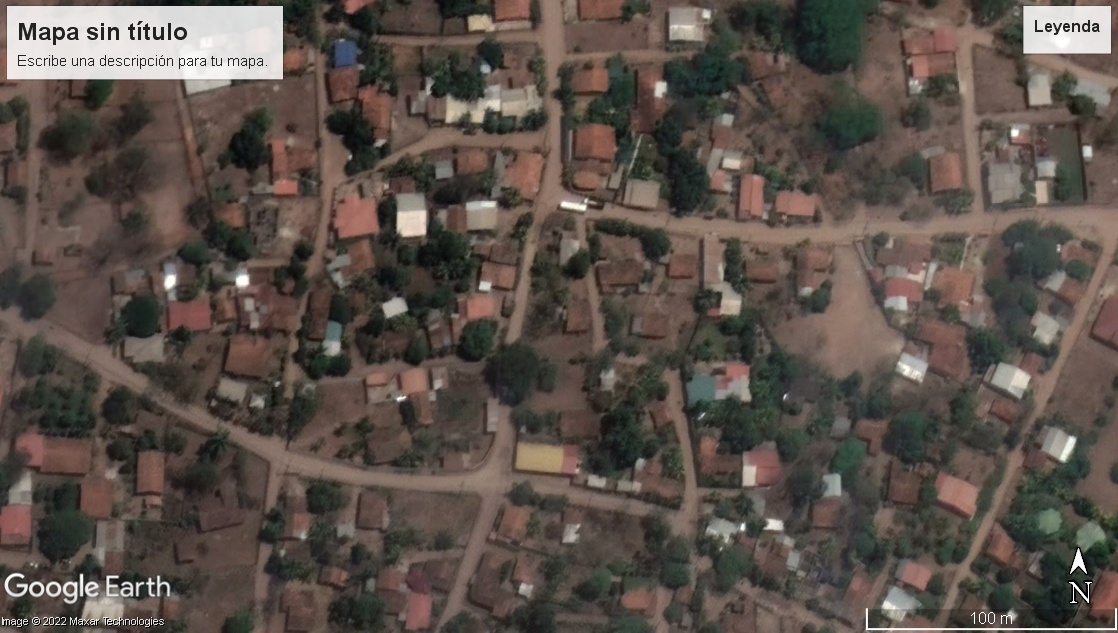
#> input picture Images/Laconce01.jpg, 1118 x 633 px, found by its file name
$ python plot_local_equalize.py
#> lines starting #> are read from the running program, lines starting #| are printed output that depends on the picture
"""
============================
Local Histogram Equalization
============================

This example enhances an image with low contrast, using a method called *local
histogram equalization*, which spreads out the most frequent intensity values
in an image.

The equalized image [1]_ has a roughly linear cumulative distribution function
for each pixel neighborhood.

The local version [2]_ of the histogram equalization emphasized every local
graylevel variations.

These algorithms can be used on both 2D and 3D images.

References
----------
.. [1] https://en.wikipedia.org/wiki/Histogram_equalization
.. [2] https://en.wikipedia.org/wiki/Adaptive_histogram_equalization

"""
import numpy as np
import matplotlib
import matplotlib.pyplot as plt

from skimage import io
from skimage import data
from skimage.util.dtype import dtype_range
from skimage.util import img_as_ubyte
from skimage import exposure
from skimage.morphology import disk
from skimage.morphology import ball
from skimage.filters import rank


matplotlib.rcParams['font.size'] = 9


def plot_img_and_hist(image, axes, bins=256):
    """Plot an image along with its histogram and cumulative histogram.

    """
    ax_img, ax_hist = axes
    ax_cdf = ax_hist.twinx()

    # Display image
    ax_img.imshow(image, cmap=plt.cm.gray)
    ax_img.set_axis_off()

    # Display histogram
    ax_hist.hist(image.ravel(), bins=bins)
    ax_hist.ticklabel_format(axis='y', style='scientific', scilimits=(0, 0))
    ax_hist.set_xlabel('Pixel intensity')

    xmin, xmax = dtype_range[image.dtype.type]
    ax_hist.set_xlim(xmin, xmax)

    # Display cumulative distribution
    img_cdf, bins = exposure.cumulative_distribution(image, bins)
    ax_cdf.plot(bins, img_cdf, 'r')

    return ax_img, ax_hist, ax_cdf


# Load an example image
img = io.imread("Images/Laconce01.jpg", as_gray=True)
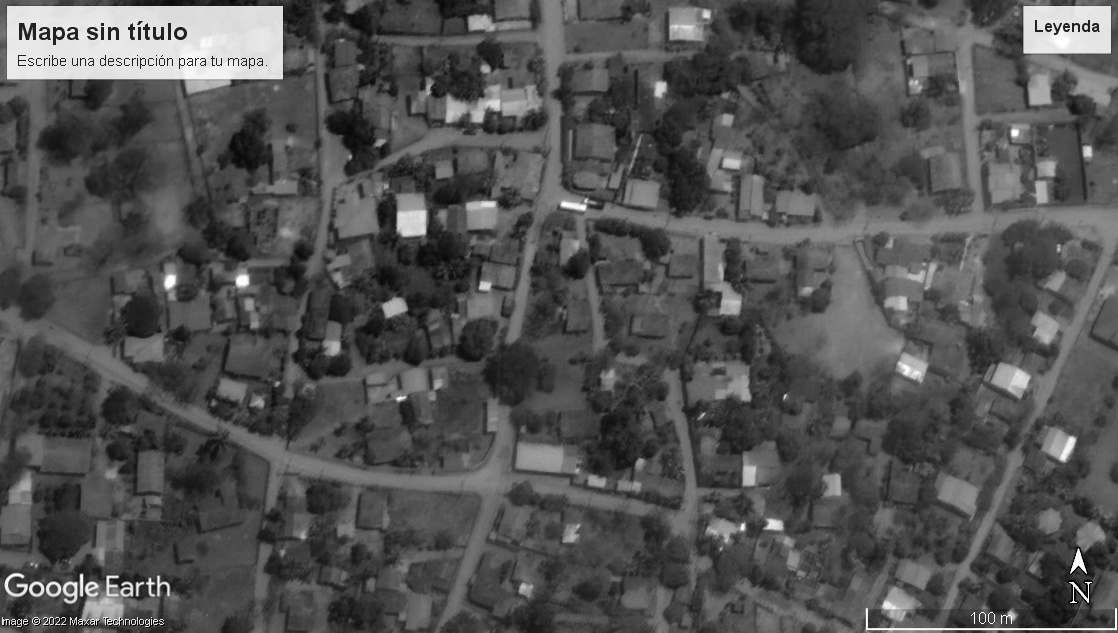
#> img: shape (633, 1118) float64; min 0, max 1, mean 0.323

# Global equalize
img_rescale = exposure.equalize_hist(img)
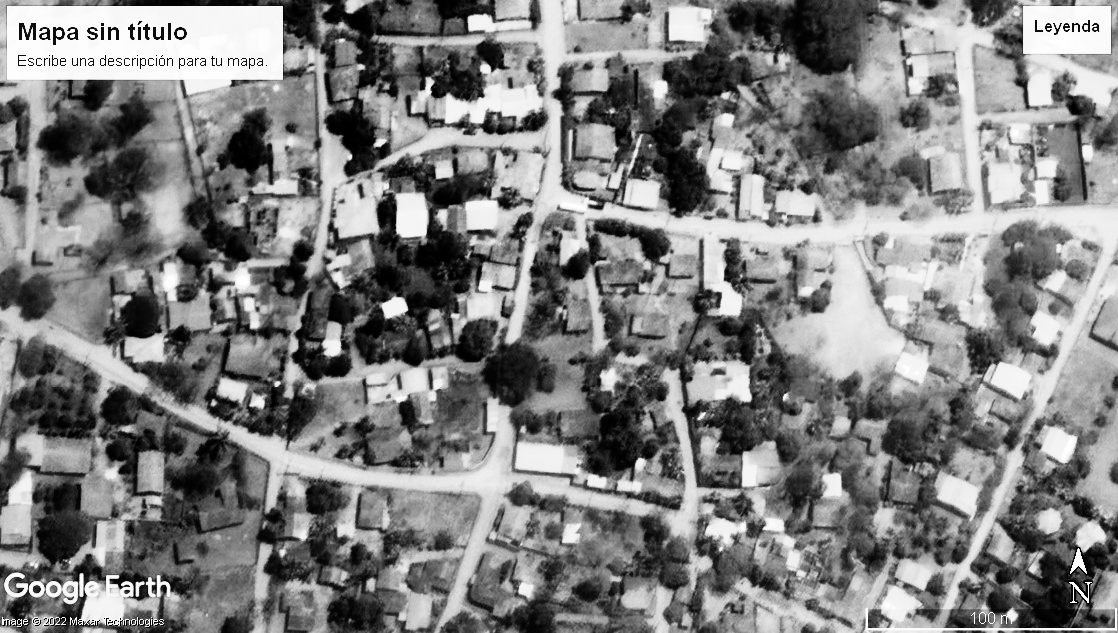
#> img_rescale: shape (633, 1118) float64; min 0.000417, max 1, mean 0.505

# Equalization
footprint = disk(30)
img_eq = rank.equalize(img, footprint=footprint)
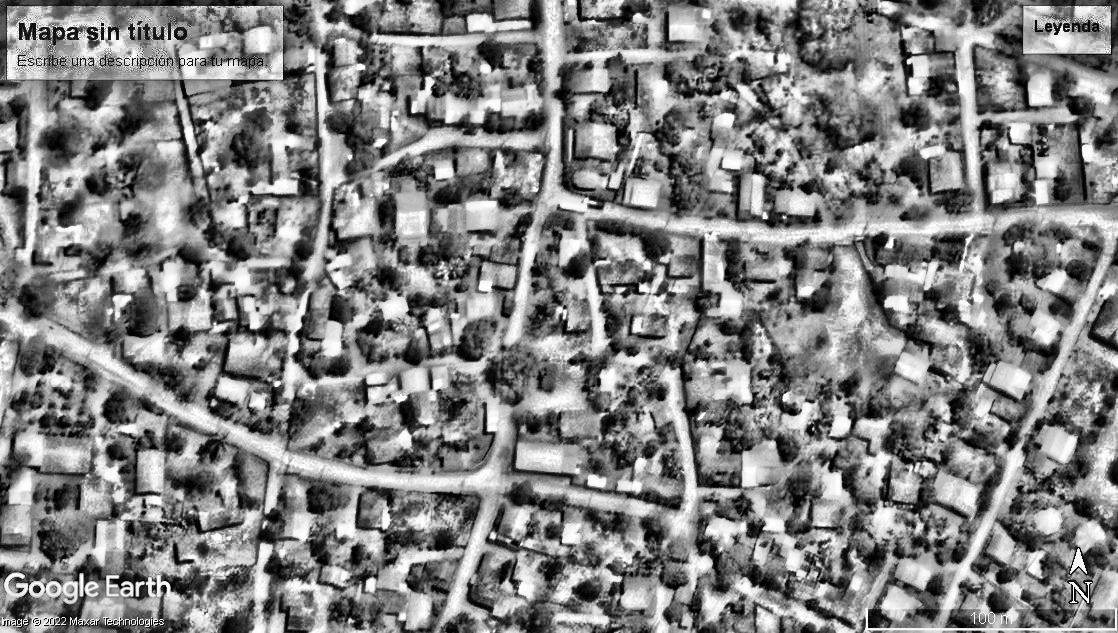
#> img_eq: shape (633, 1118); min 0, max 255, mean 129.3


# Display results
fig = plt.figure(figsize=(8, 5))
axes = np.zeros((2, 3), dtype=object)
axes[0, 0] = plt.subplot(2, 3, 1)
axes[0, 1] = plt.subplot(2, 3, 2, sharex=axes[0, 0], sharey=axes[0, 0])
axes[0, 2] = plt.subplot(2, 3, 3, sharex=axes[0, 0], sharey=axes[0, 0])
axes[1, 0] = plt.subplot(2, 3, 4)
axes[1, 1] = plt.subplot(2, 3, 5)
axes[1, 2] = plt.subplot(2, 3, 6)

ax_img, ax_hist, ax_cdf = plot_img_and_hist(img, axes[:, 0])
#> in plot_img_and_hist, `img_cdf, bins = exposure.cumulative_distribution(image, bins)`: img_cdf = 256 values from 0.000417 to 1; bins = 256 values from 0.00195 to 0.998
ax_img.set_title('Low contrast image')
ax_hist.set_ylabel('Number of pixels')

ax_img, ax_hist, ax_cdf = plot_img_and_hist(img_rescale, axes[:, 1])
ax_img.set_title('Global equalise')

ax_img, ax_hist, ax_cdf = plot_img_and_hist(img_eq, axes[:, 2])
ax_img.set_title('Local equalize')
ax_cdf.set_ylabel('Fraction of total intensity')


# prevent overlap of y-axis labels
fig.tight_layout()


######################################################################
#
# 3D Equalization
# ===============
#
# 3D Volumes can also be equalized in a similar fashion.
# Here the histograms are collected from the entire 3D image, but
# only a single slice is shown for visual inspection.


matplotlib.rcParams['font.size'] = 9


def plot_img_and_hist(image, axes, bins=256):
    """Plot an image along with its histogram and cumulative histogram.

    """
    ax_img, ax_hist = axes
    ax_cdf = ax_hist.twinx()

    # Display Slice of Image
    ax_img.imshow(image[0], cmap=plt.cm.gray)
    ax_img.set_axis_off()

    # Display histogram
    ax_hist.hist(image.ravel(), bins=bins)
    ax_hist.ticklabel_format(axis='y', style='scientific', scilimits=(0, 0))
    ax_hist.set_xlabel('Pixel intensity')

    xmin, xmax = dtype_range[image.dtype.type]
    ax_hist.set_xlim(xmin, xmax)

    # Display cumulative distribution
    img_cdf, bins = exposure.cumulative_distribution(image, bins)
    ax_cdf.plot(bins, img_cdf, 'r')

    return ax_img, ax_hist, ax_cdf


# Load an example image
#> (the run stopped early here; a loop or call above may not have finished)
